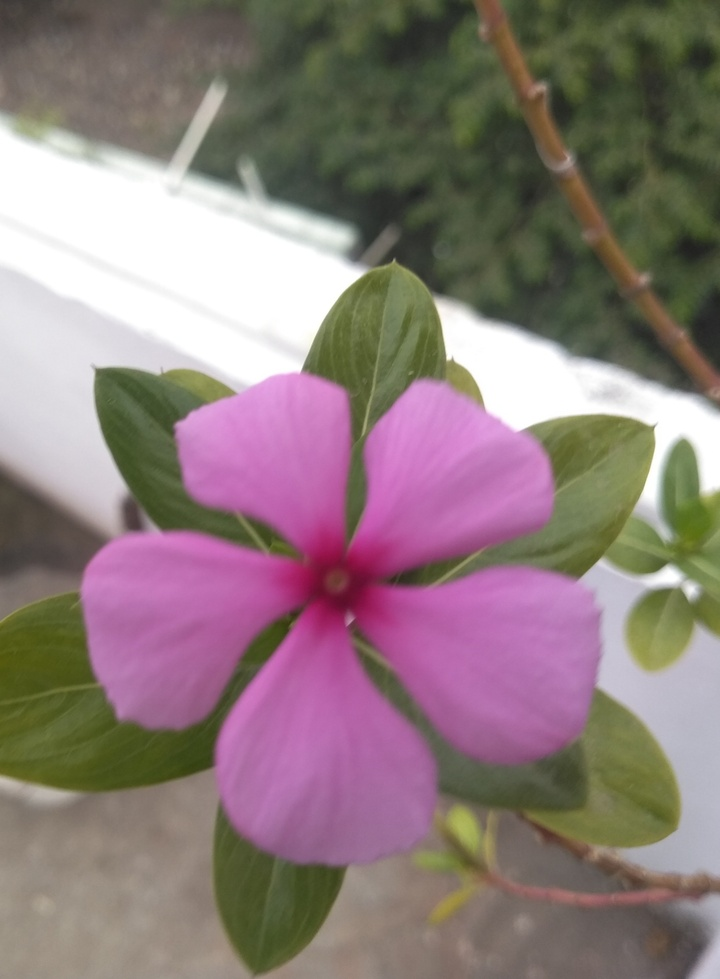
#> input picture sketch/img.jpg, 720 x 979 px, shrunk from 2285 x 3106 before the run
$ python sketch.py
#> lines starting #> are read from the running program, lines starting #| are printed output that depends on the picture
#> the answer given: img.jpg
from PIL import Image, ImageOps, ImageFilter
import numpy as np
import cv2
import matplotlib.pyplot as plt

def sketch_with_inversion(path, name, extension):
#> called with path = 'img.jpg', name = 'sketch_1', extension = 'jpg'
    img = Image.open(path)
#> img is the input picture: PIL image 720x979 RGB; mean R, G, B 141, 123.6, 123.4
    grayscaled_img = img.convert('L')
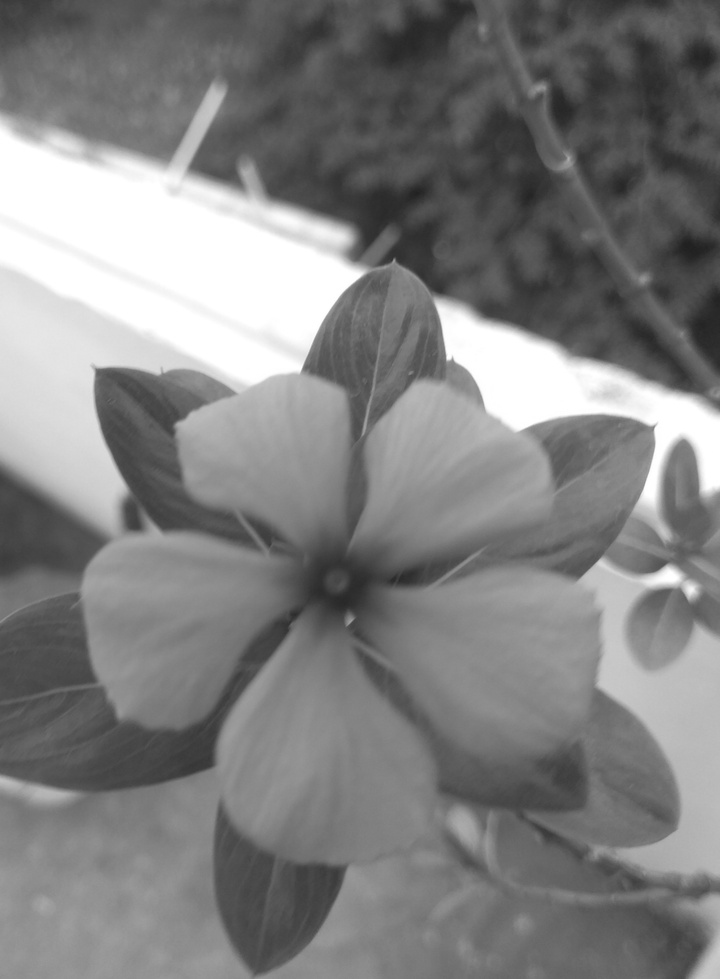
#> grayscaled_img: PIL image 720x979 L; min 32, max 255, mean 128.8
    #grayscale.save('1_grayscale.jpg')
    inverted = ImageOps.invert(grayscaled_img)
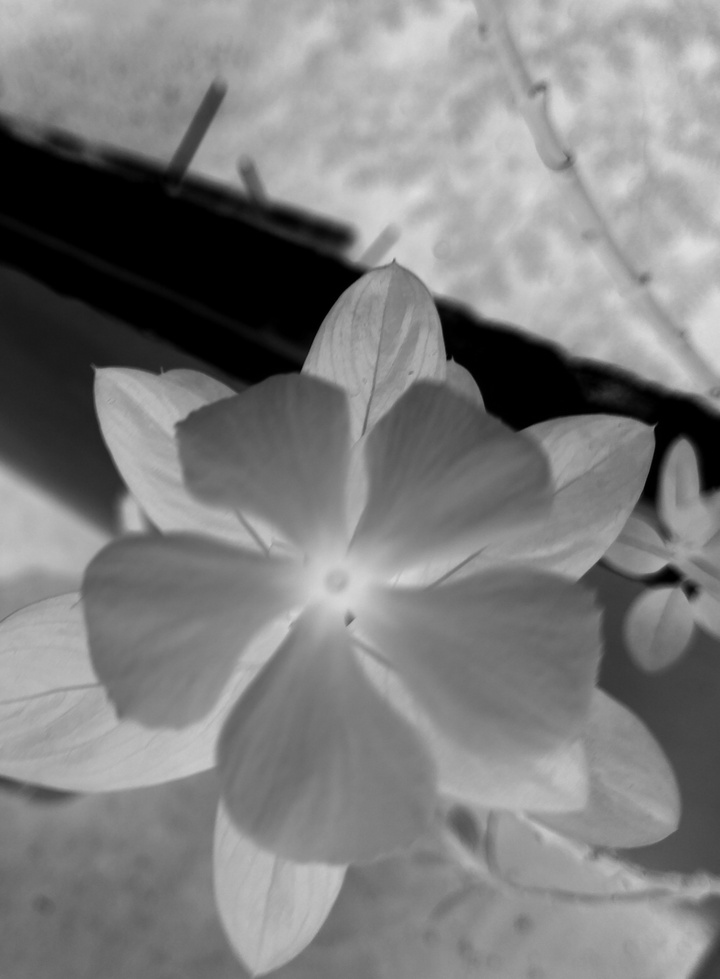
#> inverted: PIL image 720x979 L; min 0, max 223, mean 126.2
    #inverted.save('2_inverted.jpg')
    inverted_blur = inverted.filter(ImageFilter.GaussianBlur(radius=40))
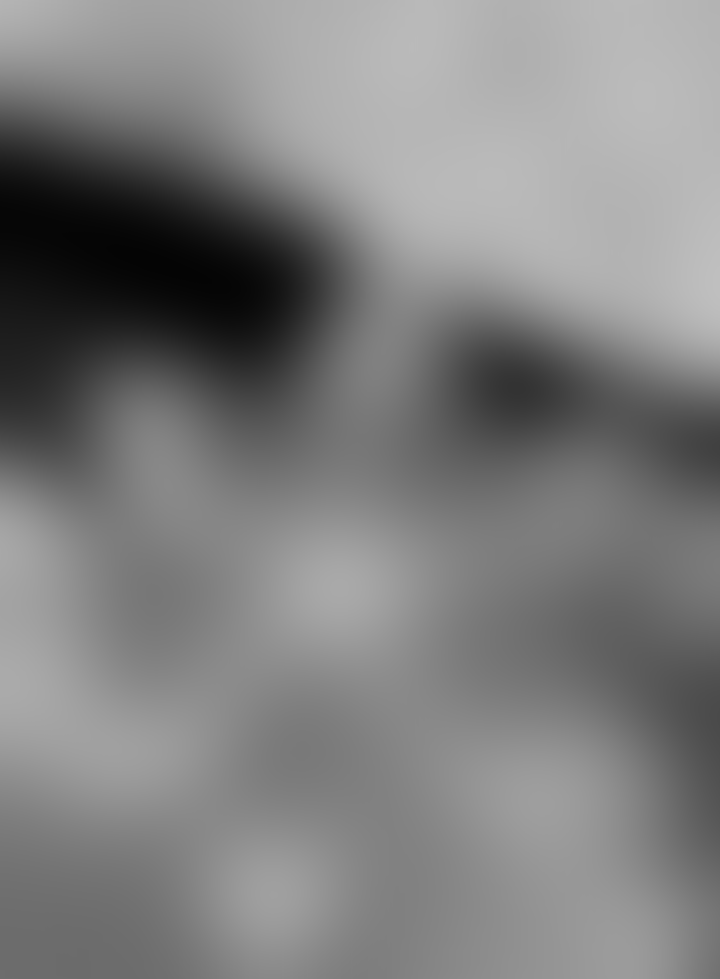
#> inverted_blur: PIL image 720x979 L; min 4, max 191, mean 126.1
    #inverted_blur.save('3_inverted_blur.jpg')
    nextimg = ImageOps.invert(inverted_blur)
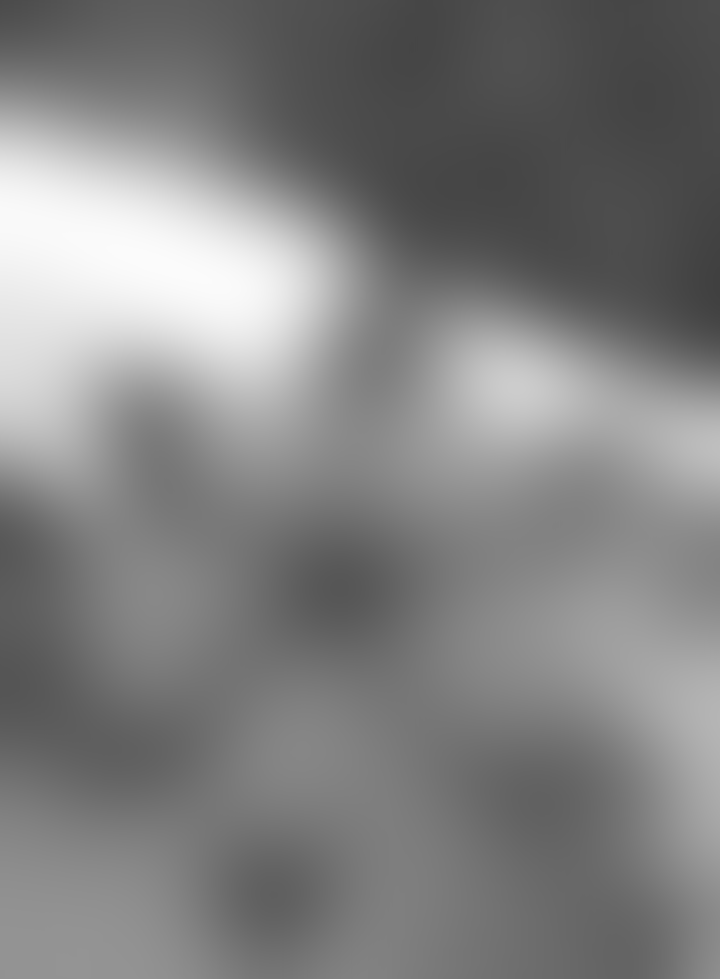
#> nextimg: PIL image 720x979 L; min 64, max 251, mean 128.9
    #nextimg.save('4_nextimg.jpg')
    sketch_arr = cv2.divide(np.array(grayscaled_img), np.array(nextimg), scale=256.0)
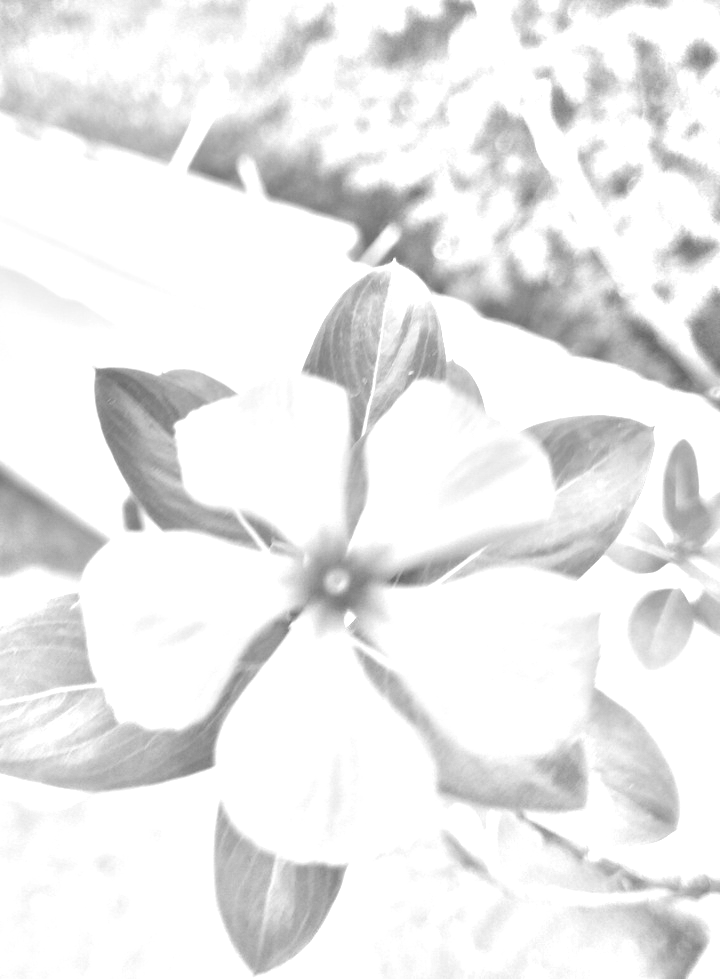
#> sketch_arr: shape (979, 720); min 101, max 255, mean 234.3
    sketch = Image.fromarray(sketch_arr)
    sketch.save(f'{name}.{extension}')
    plt.imshow(sketch, cmap='gray')
    plt.show()


def sketch_without_inversion(path, name, extension):
    img = cv2.imread(path)
    grayscaled_img = cv2.cvtColor(img, cv2.COLOR_BGR2GRAY)
    #grayscale.save('1_grayscale.jpg')
    blurred_grayscaled_img = cv2.GaussianBlur(grayscale_img, (101,101), 0)
    sketch_arr = cv2.divide(grayscaled_img, blurred_grayscaled_img, scale=256.0)
    sketch = Image.fromarray(sketch_arr)
    sketch.save(f'{name}.{extension}')
    plt.imshow(sketch_arr, cmap = 'gray')
    plt.show()

img_file_path = input('Give image name:\n').strip()
sketch_with_inversion(img_file_path, 'sketch_1', 'jpg')
sketch_with_inversion(img_file_path, 'sketch_2', 'jpg')
